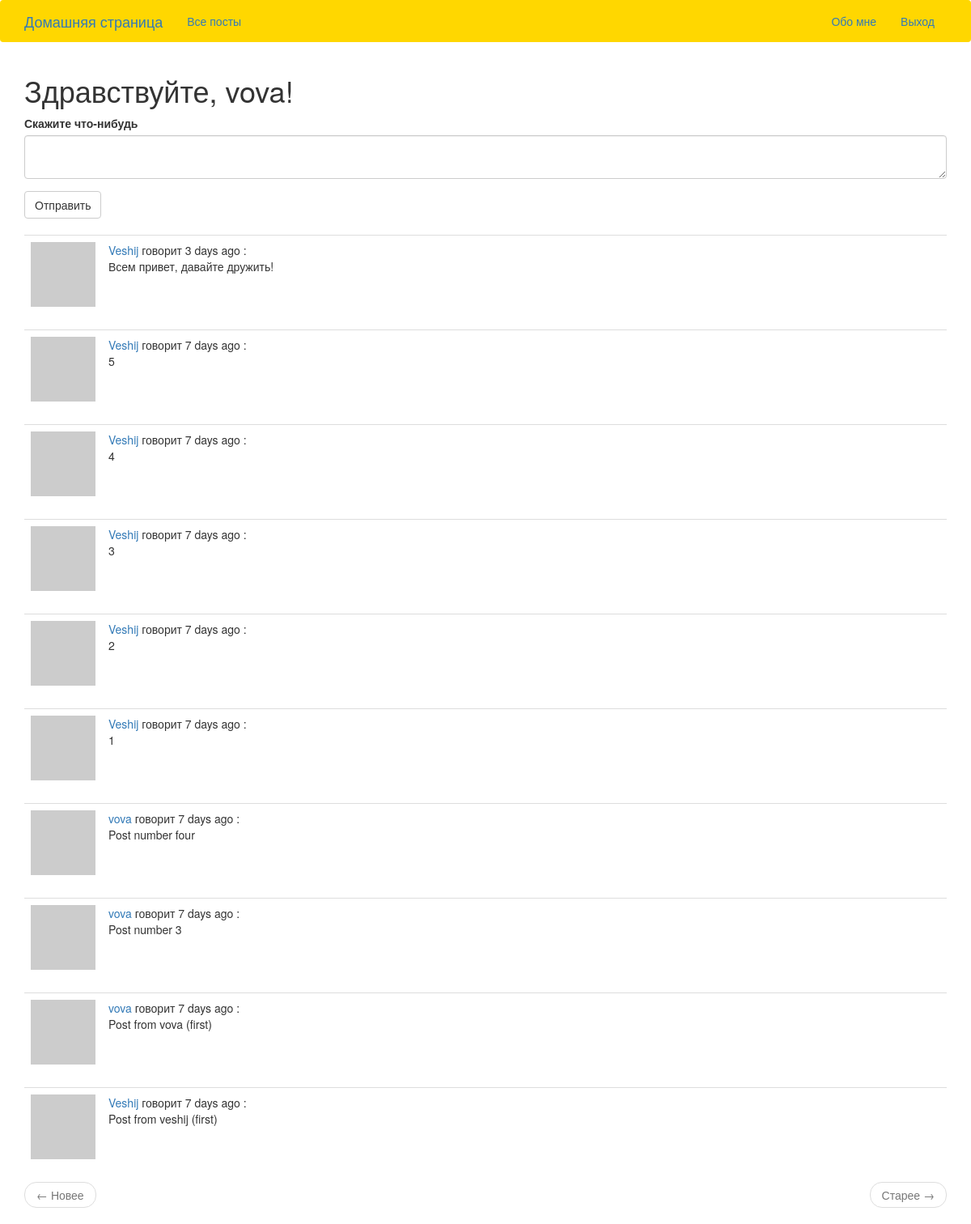
Page /main/index (signed in) on the earlier database version.
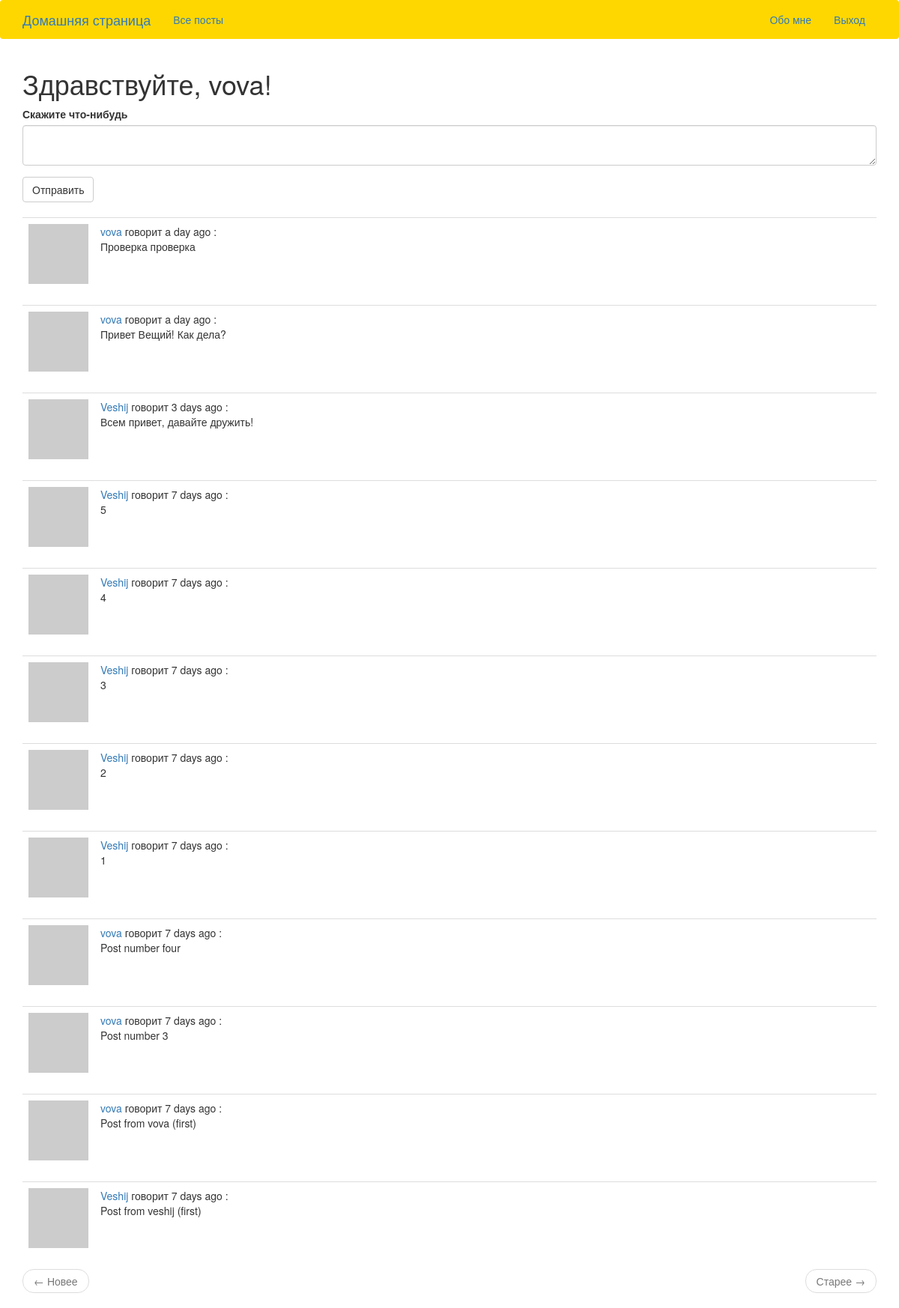
Same page on the later database version.
### app/models.py (models this page shows, shortened)
class Post(db.Model):
    id = db.Column(db.Integer, primary_key=True)
    body = db.Column(db.String(140))
    timestamp = db.Column(db.DateTime, index=True, default=datetime.utcnow)
    user_id = db.Column(db.Integer, db.ForeignKey('user.id'))

class User(UserMixin, db.Model):
    id = db.Column(db.Integer, primary_key=True)
    username = db.Column(db.String(64), index=True, unique=True)
    email = db.Column(db.String(120), index=True, unique=True)
    password_hash = db.Column(db.String(128))
    posts = db.relationship('Post', backref='author', lazy='dynamic')
    about_me = db.Column(db.String(140))
    last_seen = db.Column(db.DateTime, default=datetime.utcnow)
    followed = db.relationship(
            'User', secondary=followers,
            primaryjoin=(followers.c.follower_id == id),
            secondaryjoin=(followers.c.followed_id == id),
            backref=db.backref('followers', lazy='dynamic'), lazy='dynamic')
    def avatar(self, size):
        digest = md5(self.email.lower().encode('utf-8')).hexdigest()
        return 'https://www.gravatar.com/avatar/{}?d=identicon&s={}'.format(digest, size)
    def followed_posts(self):
        followed = Post.query.join(
                followers, (followers.c.followed_id == Post.user_id)).filter(
                        followers.c.follower_id == self.id)
        own = Post.query.filter_by(user_id=self.id)
        return followed.union(own).order_by(Post.timestamp.desc())

### app/main/routes.py (the view)
@bp.route('/', methods=['GET', 'POST'])
@bp.route('/index', methods=['GET', 'POST'])
@login_required
def index():
    form = PostForm()
    if form.validate_on_submit():
        post = Post(body=form.post.data, author=current_user)
        db.session.add(post)
        db.session.commit()
        flash('Ваш пост был опубликован!')
        return redirect(url_for('main.index'))
    page = request.args.get('page', 1, type=int)
    posts = current_user.followed_posts().paginate(
            page, current_app.config['POSTS_PER_PAGE'], False)
    next_url = url_for('main.index', page=posts.next_num) \
            if posts.has_next else None
    prev_url = url_for('main.index', page=posts.prev_num) \
            if posts.has_prev else None
    return render_template('index.html', title='Home', posts=posts.items, form=form, next_url=next_url, prev_url=prev_url)

### app/main/forms.py
class PostForm(FlaskForm):
    post = TextAreaField('Скажите что-нибудь', validators=[
        DataRequired(), Length(min=1, max=140)])
    submit = SubmitField('Отправить')

### app/main/routes.py (called while the page is built)
@bp.before_request
def before_request():
    if current_user.is_authenticated:
        current_user.last_seen = datetime.utcnow()
        db.session.commit()

### app/models.py (called while the page is built)
@login.user_loader
def load_user(id):
    return User.query.get(int(id))

### app/templates/index.html
{% extends "base.html" %}
{% import 'bootstrap/wtf.html' as wtf %}
{% block app_content %}
    <h1>Здравствуйте, {{ current_user.username }}!</h1>
    {% if form %}
    {{ wtf.quick_form(form) }}
    <br>
    {% endif %}
    {% for post in posts %}
        {% include '_post.html' %}
    {% endfor %}
    <nav aria-label="...">
        <ul class="pager">
            <li class="previous{% if not prev_url %} disabled{% endif %}">
                <a href="{{ prev_url or '#' }}">
                    <span aria-hidden="true">&larr;</span> Новее
                </a>
            </li>
            <li class="next{% if not next_url %} disabled{% endif %}">
                <a href="{{ next_url or '#' }}">
                    Старее	 <span aria-hidden="true">&rarr;</span>
                </a>
            </li>
        </ul>
    </nav>
{% endblock %}

### app/templates/_post.html
   <table class="table table-hover">
        <tr>
            <td width="70px">
                <a href="{{ url_for('main.user', username=post.author.username) }}">
                    <img src="{{ post.author.avatar(70) }}" />
                </a>
            </td>
            <td>
                <a href="{{ url_for('main.user', username=post.author.username) }}">
                    {{ post.author.username }}
                </a>
                говорит {{ moment(post.timestamp).fromNow() }} :
                <br>
                {{ post.body }}
            </td>
        </tr>
    </table>

Differences in the rows shown:
added Post: author.username "vova", timestamp "a day ago", body "Проверка проверка"
added Post: author.username "vova", timestamp "a day ago", body "Привет Вещий! Как дела?"
